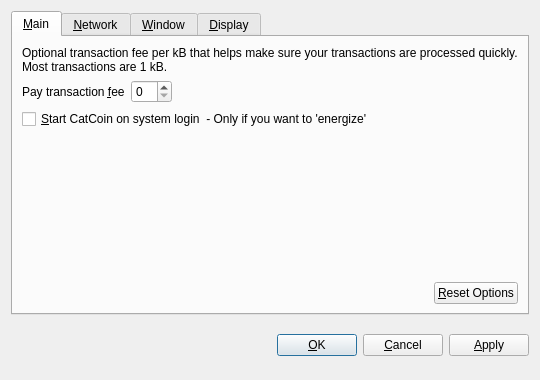
<?xml version="1.0" encoding="UTF-8"?>
<ui version="4.0">
 <class>OptionsDialog</class>
 <widget class="QDialog" name="OptionsDialog">
  <property name="geometry">
   <rect>
    <x>0</x>
    <y>0</y>
    <width>540</width>
    <height>380</height>
   </rect>
  </property>
  <property name="windowTitle">
   <string>Options</string>
  </property>
  <property name="modal">
   <bool>true</bool>
  </property>
  <layout class="QVBoxLayout" name="verticalLayout">
   <item>
    <widget class="QTabWidget" name="tabWidget">
     <property name="tabPosition">
      <enum>QTabWidget::North</enum>
     </property>
     <property name="currentIndex">
      <number>0</number>
     </property>
     <widget class="QWidget" name="tabMain">
      <attribute name="title">
       <string>&amp;Main</string>
      </attribute>
      <layout class="QVBoxLayout" name="verticalLayout_Main">
       <item>
        <widget class="QLabel" name="transactionFeeInfoLabel">
         <property name="text">
          <string>Optional transaction fee per kB that helps make sure your transactions are processed quickly. Most transactions are 1 kB.</string>
         </property>
         <property name="textFormat">
          <enum>Qt::PlainText</enum>
         </property>
         <property name="wordWrap">
          <bool>true</bool>
         </property>
        </widget>
       </item>
       <item>
        <layout class="QHBoxLayout" name="horizontalLayout_1_Main">
         <item>
          <widget class="QLabel" name="transactionFeeLabel">
           <property name="text">
            <string>Pay transaction &amp;fee</string>
           </property>
           <property name="textFormat">
            <enum>Qt::PlainText</enum>
           </property>
           <property name="buddy">
            <cstring>transactionFee</cstring>
           </property>
          </widget>
         </item>
         <item>
          <widget class="BitcoinAmountField" name="transactionFee"/>
         </item>
         <item>
          <spacer name="horizontalSpacer_1_Main">
           <property name="orientation">
            <enum>Qt::Horizontal</enum>
           </property>
           <property name="sizeHint" stdset="0">
            <size>
             <width>40</width>
             <height>20</height>
            </size>
           </property>
          </spacer>
         </item>
        </layout>
       </item>
       <item>
        <widget class="QCheckBox" name="bitcoinAtStartup">
         <property name="toolTip">
          <string>Automatically start CatCoin after logging in to the system.</string>
         </property>
         <property name="text">
          <string>&amp;Start CatCoin on system login  - Only if you want to 'energize' </string>
         </property>
        </widget>
       </item>
       <item>
        <spacer name="verticalSpacer_Main">
         <property name="orientation">
          <enum>Qt::Vertical</enum>
         </property>
         <property name="sizeHint" stdset="0">
          <size>
           <width>20</width>
           <height>40</height>
          </size>
         </property>
        </spacer>
       </item>
       <item>
        <layout class="QHBoxLayout" name="horizontalLayout_2_Main">
         <item>
          <spacer name="horizontalSpacer_2_Main">
           <property name="orientation">
            <enum>Qt::Horizontal</enum>
           </property>
           <property name="sizeHint" stdset="0">
            <size>
             <width>40</width>
             <height>20</height>
            </size>
           </property>
          </spacer>
         </item>
         <item>
          <widget class="QPushButton" name="resetButton">
           <property name="toolTip">
            <string>Reset all client options to default.</string>
           </property>
           <property name="text">
            <string>&amp;Reset Options</string>
           </property>
           <property name="autoDefault">
            <bool>false</bool>
           </property>
          </widget>
         </item>
        </layout>
       </item>
      </layout>
     </widget>
     <widget class="QWidget" name="tabNetwork">
      <attribute name="title">
       <string>&amp;Network</string>
      </attribute>
      <layout class="QVBoxLayout" name="verticalLayout_Network">
       <item>
        <widget class="QCheckBox" name="mapPortUpnp">
         <property name="toolTip">
          <string>Automatically open the CatCoin client port on the router. This only works when your router supports UPnP and it is enabled.</string>
         </property>
         <property name="text">
          <string>Map port using &amp;UPnP</string>
         </property>
        </widget>
       </item>
       <item>
        <widget class="QCheckBox" name="connectSocks">
         <property name="toolTip">
          <string>Connect to the CatCoin network through a SOCKS proxy (e.g. when connecting through Tor).</string>
         </property>
         <property name="text">
          <string>&amp;Connect through SOCKS proxy:</string>
         </property>
        </widget>
       </item>
       <item>
        <layout class="QHBoxLayout" name="horizontalLayout_Network">
         <item>
          <widget class="QLabel" name="proxyIpLabel">
           <property name="text">
            <string>Proxy &amp;IP:</string>
           </property>
           <property name="textFormat">
            <enum>Qt::PlainText</enum>
           </property>
           <property name="buddy">
            <cstring>proxyIp</cstring>
           </property>
          </widget>
         </item>
         <item>
          <widget class="QValidatedLineEdit" name="proxyIp">
           <property name="maximumSize">
            <size>
             <width>140</width>
             <height>16777215</height>
            </size>
           </property>
           <property name="toolTip">
            <string>IP address of the proxy (e.g. 127.0.0.1)</string>
           </property>
          </widget>
         </item>
         <item>
          <widget class="QLabel" name="proxyPortLabel">
           <property name="text">
            <string>&amp;Port:</string>
           </property>
           <property name="textFormat">
            <enum>Qt::PlainText</enum>
           </property>
           <property name="buddy">
            <cstring>proxyPort</cstring>
           </property>
          </widget>
         </item>
         <item>
          <widget class="QLineEdit" name="proxyPort">
           <property name="maximumSize">
            <size>
             <width>55</width>
             <height>16777215</height>
            </size>
           </property>
           <property name="toolTip">
            <string>Port of the proxy (e.g. 9050)</string>
           </property>
          </widget>
         </item>
         <item>
          <widget class="QLabel" name="socksVersionLabel">
           <property name="text">
            <string>SOCKS &amp;Version:</string>
           </property>
           <property name="textFormat">
            <enum>Qt::PlainText</enum>
           </property>
           <property name="buddy">
            <cstring>socksVersion</cstring>
           </property>
          </widget>
         </item>
         <item>
          <widget class="QValueComboBox" name="socksVersion">
           <property name="toolTip">
            <string>SOCKS version of the proxy (e.g. 5)</string>
           </property>
          </widget>
         </item>
         <item>
          <spacer name="horizontalSpacer_Network">
           <property name="orientation">
            <enum>Qt::Horizontal</enum>
           </property>
           <property name="sizeHint" stdset="0">
            <size>
             <width>40</width>
             <height>20</height>
            </size>
           </property>
          </spacer>
         </item>
        </layout>
       </item>
       <item>
        <spacer name="verticalSpacer_Network">
         <property name="orientation">
          <enum>Qt::Vertical</enum>
         </property>
         <property name="sizeHint" stdset="0">
          <size>
           <width>20</width>
           <height>40</height>
          </size>
         </property>
        </spacer>
       </item>
      </layout>
     </widget>
     <widget class="QWidget" name="tabWindow">
      <attribute name="title">
       <string>&amp;Window</string>
      </attribute>
      <layout class="QVBoxLayout" name="verticalLayout_Window">
       <item>
        <widget class="QCheckBox" name="minimizeToTray">
         <property name="toolTip">
          <string>Show only a tray icon after minimizing the window.</string>
         </property>
         <property name="text">
          <string>&amp;Minimize to the tray instead of the taskbar</string>
         </property>
        </widget>
       </item>
       <item>
        <widget class="QCheckBox" name="minimizeOnClose">
         <property name="toolTip">
          <string>Minimize instead of exit the application when the window is closed. When this option is enabled, the application will be closed only after selecting Quit in the menu.</string>
         </property>
         <property name="text">
          <string>M&amp;inimize on close</string>
         </property>
        </widget>
       </item>
       <item>
        <spacer name="verticalSpacer_Window">
         <property name="orientation">
          <enum>Qt::Vertical</enum>
         </property>
         <property name="sizeHint" stdset="0">
          <size>
           <width>20</width>
           <height>40</height>
          </size>
         </property>
        </spacer>
       </item>
      </layout>
     </widget>
     <widget class="QWidget" name="tabDisplay">
      <attribute name="title">
       <string>&amp;Display</string>
      </attribute>
      <layout class="QVBoxLayout" name="verticalLayout_Display">
       <item>
        <layout class="QHBoxLayout" name="horizontalLayout_1_Display">
         <item>
          <widget class="QLabel" name="langLabel">
           <property name="text">
            <string>User Interface &amp;language:</string>
           </property>
           <property name="textFormat">
            <enum>Qt::PlainText</enum>
           </property>
           <property name="buddy">
            <cstring>lang</cstring>
           </property>
          </widget>
         </item>
         <item>
          <widget class="QValueComboBox" name="lang">
           <property name="toolTip">
            <string>The user interface language can be set here. This setting will take effect after restarting CatCoin.</string>
           </property>
          </widget>
         </item>
        </layout>
       </item>
       <item>
        <layout class="QHBoxLayout" name="horizontalLayout_2_Display">
         <item>
          <widget class="QLabel" name="unitLabel">
           <property name="text">
            <string>&amp;Unit to show amounts in:</string>
           </property>
           <property name="textFormat">
            <enum>Qt::PlainText</enum>
           </property>
           <property name="buddy">
            <cstring>unit</cstring>
           </property>
          </widget>
         </item>
         <item>
          <widget class="QValueComboBox" name="unit">
           <property name="toolTip">
            <string>Choose the default subdivision unit to show in the interface and when sending coins.</string>
           </property>
          </widget>
         </item>
        </layout>
       </item>
       <item>
        <widget class="QCheckBox" name="displayAddresses">
         <property name="toolTip">
          <string>Whether to show CatCoin addresses in the transaction list or not.</string>
         </property>
         <property name="text">
          <string>&amp;Display addresses in transaction list</string>
         </property>
        </widget>
       </item>
       <item>
        <spacer name="verticalSpacer_Display">
         <property name="orientation">
          <enum>Qt::Vertical</enum>
         </property>
         <property name="sizeHint" stdset="0">
          <size>
           <width>20</width>
           <height>40</height>
          </size>
         </property>
        </spacer>
       </item>
      </layout>
     </widget>
    </widget>
   </item>
   <item>
    <layout class="QHBoxLayout" name="horizontalLayout_Buttons">
     <item>
      <spacer name="horizontalSpacer_1">
       <property name="orientation">
        <enum>Qt::Horizontal</enum>
       </property>
       <property name="sizeHint" stdset="0">
        <size>
         <width>40</width>
         <height>48</height>
        </size>
       </property>
      </spacer>
     </item>
     <item>
      <widget class="QLabel" name="statusLabel">
       <property name="font">
        <font>
         <weight>75</weight>
         <bold>true</bold>
        </font>
       </property>
       <property name="text">
        <string/>
       </property>
       <property name="textFormat">
        <enum>Qt::PlainText</enum>
       </property>
       <property name="wordWrap">
        <bool>true</bool>
       </property>
      </widget>
     </item>
     <item>
      <spacer name="horizontalSpacer_2">
       <property name="orientation">
        <enum>Qt::Horizontal</enum>
       </property>
       <property name="sizeHint" stdset="0">
        <size>
         <width>40</width>
         <height>48</height>
        </size>
       </property>
      </spacer>
     </item>
     <item>
      <widget class="QPushButton" name="okButton">
       <property name="text">
        <string>&amp;OK</string>
       </property>
      </widget>
     </item>
     <item>
      <widget class="QPushButton" name="cancelButton">
       <property name="text">
        <string>&amp;Cancel</string>
       </property>
       <property name="autoDefault">
        <bool>false</bool>
       </property>
      </widget>
     </item>
     <item>
      <widget class="QPushButton" name="applyButton">
       <property name="text">
        <string>&amp;Apply</string>
       </property>
       <property name="autoDefault">
        <bool>false</bool>
       </property>
      </widget>
     </item>
    </layout>
   </item>
  </layout>
 </widget>
 <customwidgets>
  <customwidget>
   <class>BitcoinAmountField</class>
   <extends>QSpinBox</extends>
   <header>bitcoinamountfield.h</header>
  </customwidget>
  <customwidget>
   <class>QValueComboBox</class>
   <extends>QComboBox</extends>
   <header>qvaluecombobox.h</header>
  </customwidget>
  <customwidget>
   <class>QValidatedLineEdit</class>
   <extends>QLineEdit</extends>
   <header>qvalidatedlineedit.h</header>
  </customwidget>
 </customwidgets>
 <resources/>
 <connections/>
</ui>
